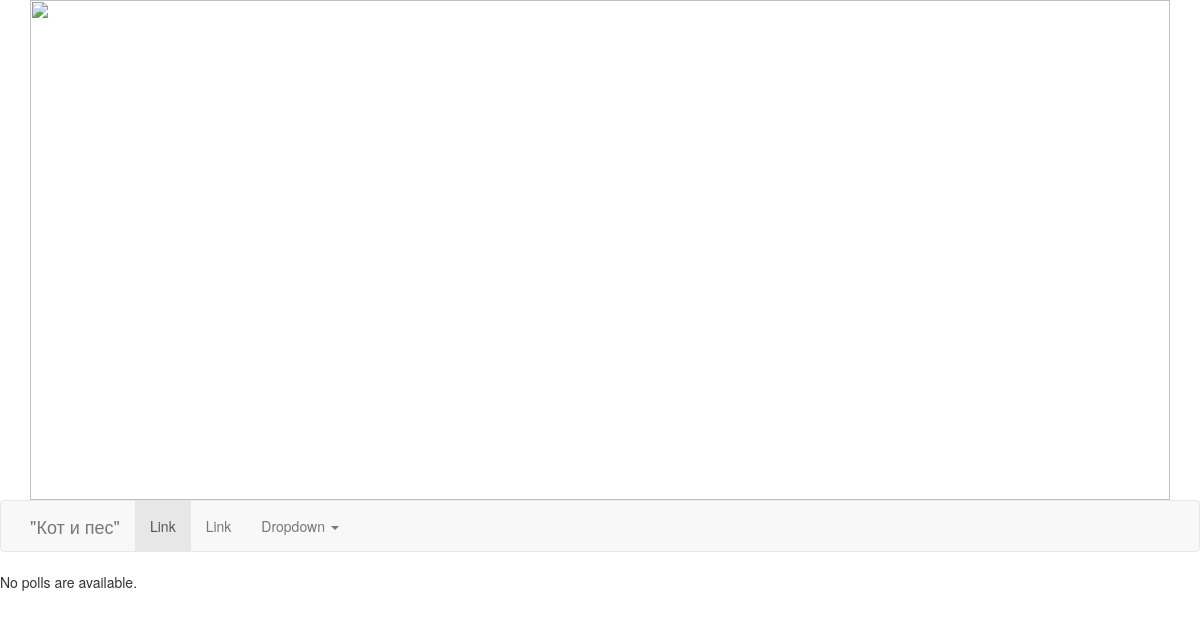
Before: /find_cat/ with the older database file.
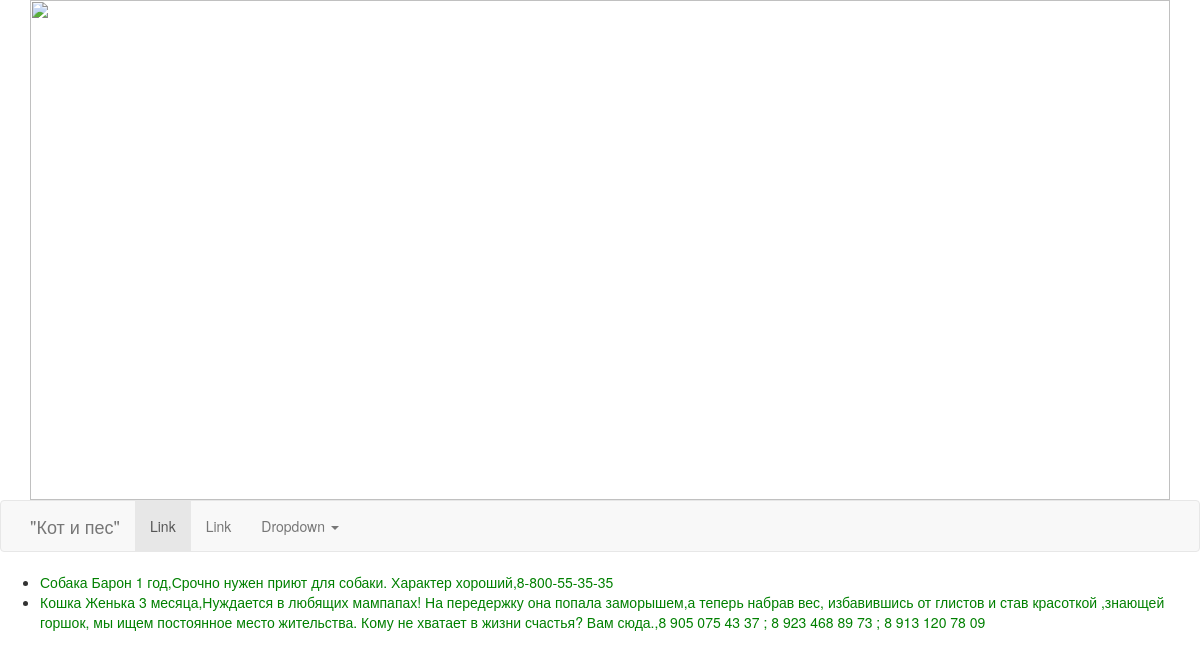
After: the same page with the newer database file.
### find_cat/models.py (models this page shows, shortened)
class Ad(models.Model):
    pet=models.ForeignKey(Pet)
    comment=models.TextField(max_length=300)
    was_published=models.DateTimeField()
    phone=models.CharField(max_length=100)

class Pet(models.Model):
    type_animal=models.ForeignKey(Type_of_animal)
    name=models.CharField(max_length=100)
    sex=models.ForeignKey(Sex)
    age=models.CharField(max_length=50)
    color = models.CharField(max_length=50)
    sterilized=models.BooleanField(blank=True)
    accustomed=models.BooleanField(blank=True)
    get_home = models.BooleanField()
    def __str__(self):
        return str(self.type_animal)+ " "+str(self.name)+" "+str(self.age)

class Type_of_animal(models.Model):
    name=models.CharField(max_length=100)
    def __str__(self):
        return self.name

### find_cat/views.py (the view)
class IndexView(generic.ListView):
    template_name = 'find_cat/index.html'
    context_object_name = 'all_ad_list'
    def get_queryset(self):
        return Ad.objects.order_by('was_published')[:3]

### find_cat/templates/find_cat/index.html
{% extends "find_cat/base_generic.html" %}
{% load static %}
{% block content %}
{% if all_ad_list %}
    <ul>
    {% for ad in all_ad_list %}
        <li><a href="/find_cat/{{ ad.id }}/">{{ ad.pet}},{{ad.comment }},{{ad.phone }}</a></li>
    {% endfor %}
    </ul>
{% else %}
    <p>No polls are available.</p>
{% endif %}
{% endblock %}

### find_cat/templates/find_cat/base_generic.html (shortened to what this page needs)
{% load static %}
<!DOCTYPE html>
<html lang="en">
<head>
    <link rel="stylesheet" type="text/css" href="{% static 'find_cat/css/bootstrap.min.css' %}">
    <link rel="stylesheet" type="text/css" href="{% static 'find_cat/css/style.css' %}" />
</head>
<body>
<header>
        {% block header %}
            <div class="container">
                <div class="row">
                    <div class="col-xs-12 col-sm-12 col-md-12 col-lg-12 head">
                        <img src="{% static 'find_cat/img/cat.jpg'%}">
                    </div>
                </div>
            </div>
        {% endblock %}
    </header>
{% block menu %}
    <nav class="navbar navbar-default">
  <div class="container">
    <div class="navbar-header">
      <a class="navbar-brand" href="#">"Кот и пес"</a>
    </div>
    <div class="collapse navbar-collapse" id="bs-example-navbar-collapse-1">
      <ul class="nav navbar-nav">
        <li class="active"><a href="#">Link <span class="sr-only">(current)</span></a></li>
        <li><a href="#">Link</a></li>
        <li class="dropdown">
          <a href="#" class="dropdown-toggle" data-toggle="dropdown" role="button" aria-haspopup="true" aria-expanded="false">Dropdown <span class="caret"></span></a>
        </li>
      </ul>
    </div>
  </div>
</nav>
{% endblock %}
<div id="content">
        {% block content %}12345{% endblock %}
</div>
</body>
</html>

### find_cat/static/find_cat/css/style.css (style rules this page uses)
img { width: 500px; height: 500px; }
.head img { width: 100%; }
li a { color: green; }

Changed rows visible on the page:
added Ad: pet "Собака Барон 1 год", comment "Срочно нужен приют для собаки. Характер хороший", phone "8-800-55-35-35"
added Ad: pet "Кошка Женька 3 месяца", comment "Нуждается в любящих мампапах! На передержку она попала заморышем,а теперь набрав вес, избавившись от глистов и став красоткой ,знающей горшок, мы ищем постоянное место жительства. Кому не хватает в жизни счастья? Вам сюда.", phone "8 905 075 43 37 ; 8 923 468 89 73 ; 8 913 120 78 09"
Other visible differences:
text no longer shown: "No polls are available."
